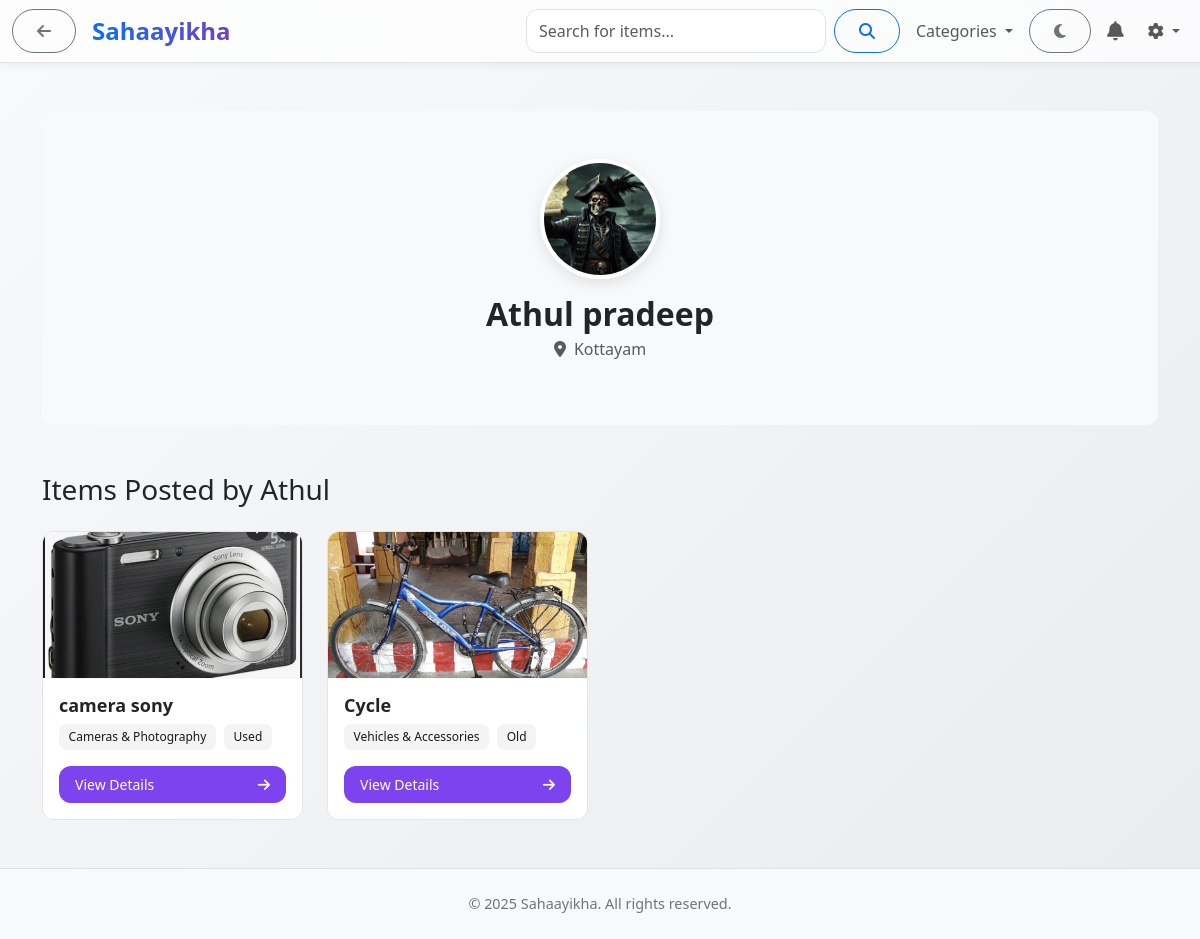
Screenshot of /user/1 (signed in) with the database file from the repository.
### app/models.py (models this page shows, shortened)
class User(UserMixin, db.Model):
    __tablename__ = "users"
    user_id = db.Column(db.Integer, primary_key=True)
    first_name = db.Column(db.String(255), nullable=False)
    last_name = db.Column(db.String(255))
    email = db.Column(db.String(255), unique=True, nullable=False)
    password = db.Column(db.String(255), nullable=False)
    phone = db.Column(db.String(50))
    location = db.Column(db.String(255))
    profile_picture = db.Column(db.String(255), nullable=True)
    status = db.Column(db.String(50), default="Active")
    created_at = db.Column(db.DateTime, default=datetime.utcnow)
    fcm_token = db.Column(db.String(255), nullable=True)
    otp = db.Column(db.String(6), nullable=True)
    otp_expiry = db.Column(db.DateTime, nullable=True)
    is_verified = db.Column(db.Boolean, default=False)
    items = db.relationship("Item", backref="owner", lazy="dynamic")
    bookmarks = db.relationship("Bookmark", backref="user", lazy="dynamic")
    messages = db.relationship(
        "ChatMessage",
        primaryjoin="and_(User.user_id==foreign(ChatMessage.sender_id), ChatMessage.sender_type=='user')",
        lazy="dynamic",
        overlaps="org_sender"
    )
    feedbacks = db.relationship("Feedback", backref="user", lazy="dynamic")
    reports = db.relationship("Report", backref="reporter", lazy="dynamic")
    category_follows = db.relationship("CategoryFollow", backref="user", lazy="dynamic")
    notifications = db.relationship("Notification", backref="user", lazy="dynamic")
    login_logs = db.relationship("LoginLog", backref="user", lazy="dynamic")

class Item(db.Model):
    __tablename__ = "items"
    item_id = db.Column(db.Integer, primary_key=True)
    user_id = db.Column(db.Integer, db.ForeignKey("users.user_id"), nullable=False)
    title = db.Column(db.String(255), nullable=False)
    description = db.Column(db.Text)
    category = db.Column(db.String(255))
    type = db.Column(db.String(50))
    condition = db.Column(db.String(50))
    urgency_level = db.Column(db.String(50))
    expected_return = db.Column(db.String(255))
    location = db.Column(db.String(255))
    status = db.Column(db.String(50), default="Active")
    created_at = db.Column(db.DateTime, default=datetime.utcnow)
    expires_at = db.Column(db.DateTime, nullable=True)
    deal_finalized_at = db.Column(db.DateTime, nullable=True)
    histories = db.relationship("ItemHistory", backref="item", lazy="dynamic")
    chat_sessions = db.relationship("ChatSession", backref="item", lazy="dynamic")
    bookmarks = db.relationship("Bookmark", backref="item", lazy="dynamic")
    reports = db.relationship("Report", backref="item", lazy="dynamic")
    images = db.relationship("ItemImage", backref="item", lazy="dynamic")
    trade_requests_made = db.relationship('TradeRequest', foreign_keys='TradeRequest.item_offered_id', backref='offered_item', lazy='dynamic')
    trade_requests_received = db.relationship('TradeRequest', foreign_keys='TradeRequest.item_requested_id', backref='requested_item', lazy='dynamic')

class ItemImage(db.Model):
    __tablename__ = "item_images"
    image_id = db.Column(db.Integer, primary_key=True)
    item_id = db.Column(db.Integer, db.ForeignKey("items.item_id"), nullable=False)
    image_url = db.Column(db.String(255), nullable=False)
    uploaded_at = db.Column(db.DateTime, default=datetime.utcnow)

### app/routes.py (the view)
@main.route('/user/<int:user_id>')
@login_required
def public_profile(user_id):
    if user_id == current_user.user_id:
        return redirect(url_for('main.profile'))
    user = User.query.get_or_404(user_id)
    items = Item.query.filter_by(user_id=user.user_id, status='Active')\
                      .order_by(Item.created_at.desc()).all()
    return render_template("public_profile.html", user=user, items=items)

### app/routes.py (called while the page is built)
@login_manager.user_loader
def load_user(user_id):
    try:
        prefix, id_str = user_id.split(":")
        id_val = int(id_str)
    except Exception:
        return None
    if prefix == "user":
        return User.query.get(id_val)
    if prefix == "admin":
        return Admin.query.get(id_val)
    if prefix == "org":
        return Organization.query.get(id_val)
    return None

@main.context_processor
def inject_unread_count():
    unread_count = 0
    if current_user.is_authenticated and current_user.__class__.__name__ == 'User':
        from app.models import Notification
        unread_count = Notification.query.filter_by(user_id=current_user.user_id, status="Unread").count()
    from app.forms import CATEGORIES
    category_suggestions = [c[0] for c in CATEGORIES if c[0]]
    return dict(unread_count=unread_count, categories=category_suggestions)

@main.context_processor
def inject_globals():
    unread_count = 0
    if current_user.is_authenticated and current_user.__class__.__name__ == 'User':
        from app.models import Notification
        unread_count = Notification.query.filter_by(user_id=current_user.user_id, status="Unread").count()
    from app.forms import CATEGORIES
    category_suggestions = [c[1] for c in CATEGORIES if c[0]]
    return dict(unread_count=unread_count, categories=category_suggestions)

### app/templates/public_profile.html (shortened to what this page needs)
{% extends "base.html" %}
{% block content %}
<div class="container py-5">
    <div class="profile-header">
        <img src="{{ url_for('static', filename=user.profile_picture or 'images/users_placeholder.png') }}" alt="{{ user.first_name }}">
        <h2>{{ user.first_name }} {{ user.last_name }}</h2>
        <p><i class="fas fa-map-marker-alt me-2"></i>{{ user.location }}</p>
    </div>
    <h3 class="mb-4">Items Posted by {{ user.first_name }}</h3>
    {% if items %}
        <div class="item-grid">
            {% for item in items %}
            <div class="dashboard-item-card">
                <a href="{{ url_for('main.view_item', item_id=item.item_id) }}" class="text-decoration-none">
                    <div class="item-image">
                        <img src="{% if item.images.first() %}{{ url_for('static', filename=item.images.first().image_url) }}{% else %}{{ url_for('static', filename='images/item_placeholder.jpg') }}{% endif %}" alt="{{ item.title }}">
                    </div>
                </a>
                <div class="item-content">
                    <h5 class="item-title">{{ item.title }}</h5>
                    <div class="item-badges">
                        <span class="badge-dashboard">{{ item.category }}</span>
                        <span class="badge-dashboard">{{ item.condition }}</span>
                    </div>
                    <div class="item-actions">
                        <a href="{{ url_for('main.view_item', item_id=item.item_id) }}" class="btn-dashboard btn-primary-dashboard">
                            <span>View Details</span>
                            <i class="fas fa-arrow-right"></i>
                        </a>
                    </div>
                </div>
            </div>
            {% endfor %}
        </div>
    {% else %}
        <div class="empty-state">
            <i class="fas fa-box-open"></i>
            <h3>No Active Items</h3>
            <p>{{ user.first_name }} hasn't posted any active items yet.</p>
        </div>
    {% endif %}
</div>
{% endblock %}

### app/static/css/style.css (style rules this page uses)
body { font-family: 'Segoe UI', Tahoma, Geneva, Verdana, sans-serif; background: linear-gradient(135deg, #f8f9fa, #e9ecef); min-height: 100vh; display: flex; flex-direction: column; transition: background 0.3s ease, color 0.3s ease; }
* { transition: all 0.25s ease; }

### app/templates/base.html (style rules this page uses)
html, body { height: 100%; }
body { display: flex; flex-direction: column; }

### app/templates/public_profile.html (style rules this page uses)
.profile-header { background-color: var(--bs-tertiary-bg); padding: 3rem 1.5rem; border-radius: 0.75rem; text-align: center; margin-bottom: 3rem; }
.profile-header img { width: 120px; height: 120px; border-radius: 50%; object-fit: cover; border: 4px solid var(--bs-body-bg); box-shadow: 0 5px 15px rgba(0,0,0,0.1); margin-bottom: 1rem; }
.profile-header h2 { font-weight: 700; margin-bottom: 0.25rem; }
.profile-header p { color: var(--bs-secondary-color); }
.item-grid { display: grid; gap: 1.5rem; grid-template-columns: repeat(auto-fill, minmax(250px, 1fr)); }
:root { --primary: hsl(260, 84%, 60%); --primary-foreground: hsl(0, 0%, 100%); --secondary: hsl(240, 4.8%, 95.9%); --secondary-foreground: hsl(240, 5.9%, 10%); --card: hsl(0, 0%, 100%); --border: hsl(240, 5.9%, 90%); --radius: 0.75rem; --shadow-card: 0 5px 15px -3px hsl(240 10% 50% / 0.08); --item-content-bg-light: rgba(255, 255, 255, 0.7); --item-content-border-light: rgba(240, 240, 240, 0.5); }
.dashboard-item-card { background: var(--card); border-radius: var(--radius); border: 1px solid var(--border); overflow: hidden; transition: all 0.3s ease; display: flex; flex-direction: column; height: 100%; }
.item-image { position: relative; width: 100%; padding-top: 56.25%; background: #f8f9fa; overflow: hidden; }
.item-image img { position: absolute; top: 0; left: 0; width: 100%; height: 100%; object-fit: cover; }
.item-content { padding: 1rem; flex-grow: 1; display: flex; flex-direction: column; background: var(--item-content-bg-light); border-top: 1px solid var(--item-content-border-light); }
.item-title { font-size: 1.125rem; font-weight: 600; margin-bottom: 0.5rem; }
.item-badges { display: flex; gap: 0.5rem; margin-bottom: 1rem; flex-wrap: wrap; }
.badge-dashboard { padding: 0.25rem 0.6rem; background: var(--secondary); color: var(--secondary-foreground); border-radius: 0.5rem; font-size: 0.75rem; font-weight: 500; }
.item-actions { display: flex; margin-top: auto; }
.btn-dashboard { display: inline-flex; align-items: center; justify-content: center; gap: 0.5rem; padding: 0.5rem 1rem; border-radius: var(--radius); font-size: 0.875rem; font-weight: 500; border: none; cursor: pointer; transition: all 0.2s ease; text-decoration: none; }
.btn-primary-dashboard { background: var(--primary); color: var(--primary-foreground); justify-content: space-between; flex-grow: 1; }

### rows the page displays
User: profile_picture (picture), first_name "Athul", last_name "pradeep", location "Kottayam"
Item: image_url (picture), title "camera sony", category "Cameras & Photography", condition "Used"
Item: image_url (picture), title "Cycle", category "Vehicles & Accessories", condition "Old"
